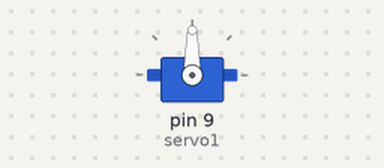
The sketch below on a simulated Arduino Uno, built with avr-gcc and run on an emulated ATmega328P. On the bench: servo.

Above: at 0.05 s.
At 2.0 s:
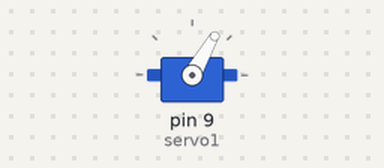
At 4.0 s:
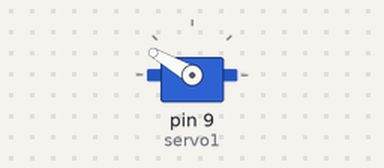
Timing chart, 0 to 5.2 s (numbered marks = the images above):
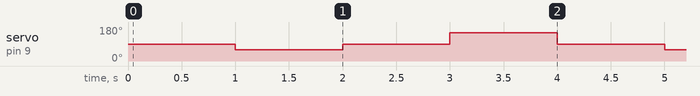

The sketch:

servo.ino
```cpp
#include <Servo.h>

// Create class with Servo to access methods of the class
Servo servo1;

void setup() {
  servo1.attach(9); // Connecting servo to pin 9
  servo1.write(90); // Servo moves to center position
}

void loop() {
  servo1.write(90);
  delay(1000);
  servo1.write(60);
  delay(1000);
  servo1.write(90);
  delay(1000);
  servo1.write(150);
  delay(1000);
}
```

Measured:
- by itself, servo on pin 9 (servo1): repeats every 4.0 s: 90° 1.0 s, 150° 1.0 s, 90° 1.0 s, 60° 1.0 s
